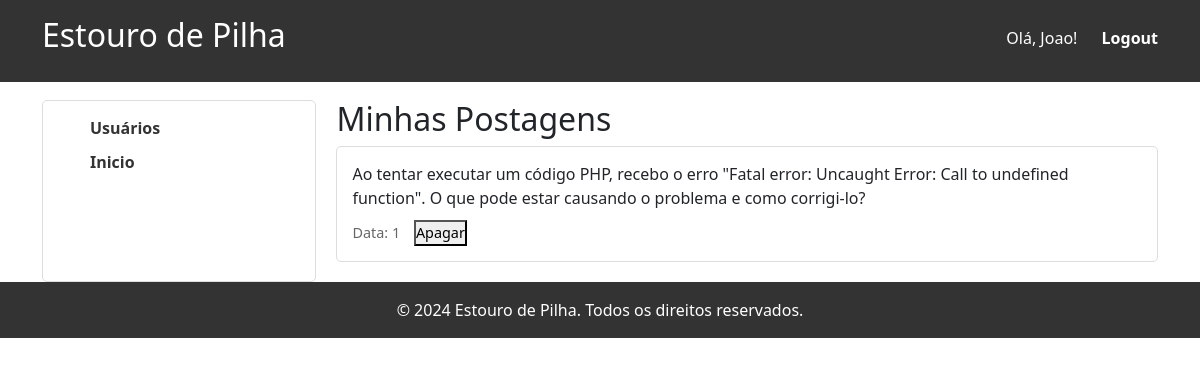
Screenshot of /meu_perfil.php (signed in) with the database file from the repository.
### tables this page shows
CREATE TABLE IF NOT EXISTS db_post (
  post_id INT NOT NULL AUTO_INCREMENT,
  post_tittle VARCHAR(30) NOT NULL,
  post_body TEXT NOT NULL,
   
  post_note INT,
  usr_id INT NOT NULL,
  PRIMARY KEY (post_id),
  FOREIGN KEY (usr_id) REFERENCES db_usr(usr_id)
);

### meu_perfil.php (the view, shortened to what this page needs)
<?php
$usr = $_SESSION['usr'] ?? '';
$usr_id = $_SESSION['usr_id'] ?? '';
require_once 'banco.php';
$stmt_posts = $banco->prepare("SELECT post_id, post_body FROM db_post WHERE usr_id = ?");
$stmt_posts->bind_param("i", $usr_id);
$stmt_posts->execute();
$result_posts = $stmt_posts->get_result();
?>
<!DOCTYPE html>
<html lang="pt-br">
<head>
    <link rel="stylesheet" href="estilos.css">
    <link href="https://cdn.jsdelivr.net/npm/bootstrap@5.3.3/dist/css/bootstrap.min.css" rel="stylesheet">
</head>
<body>
<header>
    <div class="container">
        <h1>Estouro de Pilha</h1>
        <nav>
            <ul>
                <li>Olá, <?php echo htmlspecialchars($usr); ?>!</li>
                <li><a href="logout.php">Logout</a></li>
            </ul>
        </nav>
    </div>
</header>
<main class="container">
    <aside class="sidebar">
        <ul>
            <li><a href="pesquisa_usuario.php">Usuários</a></li>
            <li><a href="index.php">Inicio</a></li>
        </ul>
    </aside>
    <section class="feed">
        <h2>Minhas Postagens</h2>
        <?php while ($post = $result_posts->fetch_object()): ?>
            <div class="post">
                <p><?php echo nl2br(htmlspecialchars($post->post_body)); ?></p>
                <div class="post-info">
                    <span>Data: <?php echo htmlspecialchars($post->post_id); ?></span>
                    <form action="delete_post.php" method="post" style="display:inline;">
                        <button type="submit">Apagar</button>
                    </form>
                </div>
            </div>
        <?php endwhile; ?>
    </section>
</main>
<footer>
    <div class="container">
        <p>&copy; 2024 Estouro de Pilha. Todos os direitos reservados.</p>
    </div>
</footer>
</body>
</html>

### estilos.css (style rules this page uses)
* { margin: 0; padding: 0; box-sizing: border-box; }
body { font-family: Arial, sans-serif; line-height: 1.6; background-color: #f4f4f4; }
.container { width: 80%; margin: auto; overflow: hidden; }
header { background: #333; color: #fff; padding: 1rem 0; position: fixed; top: 0; width: 100%; z-index: 1000; }
header h1 { float: left; font-size:xx-large; font-display:inherit ; }
header nav { float: right; margin-top: 10px; }
header nav ul { list-style: none; }
header nav ul li { display: inline; margin-left: 20px; }
header nav ul li a { color: #fff; text-decoration: none; font-weight: bold; }
main { display: flex; margin-top: 80px; }
.sidebar { width: 25%; background: #fff; padding: 15px; margin-right: 20px; border: 1px solid #ddd; border-radius: 5px; margin-top: 100px; }
.sidebar ul { list-style: none; }
.sidebar ul li { margin-bottom: 10px; }
.sidebar ul li a { text-decoration: none; color: #333; font-weight: bold; }
.feed { width: 75%; margin-top: 100px; }
.post { background: #fff; padding: 15px; margin-bottom: 20px; border: 1px solid #ddd; border-radius: 5px; }
.post p { margin-bottom: 10px; }
.post-info { margin-top: 10px; font-size: 0.9rem; color: #666; }
.post-info span { margin-right: 10px; }
footer { display: flex; flex-direction: column; margin-top: auto; background: #333; color: #fff; text-align: center; padding: 1rem 0; width: 100%; }
footer p { margin: 0; }

### rows the page displays
db_post: post_body "Ao tentar executar um código PHP, recebo o erro \"Fatal error: Uncaught Error: Call to undefined function\". O que pode estar causando o problema e como corrigi-lo?", post_id "1"

### other values shown
$usr "Joao"
